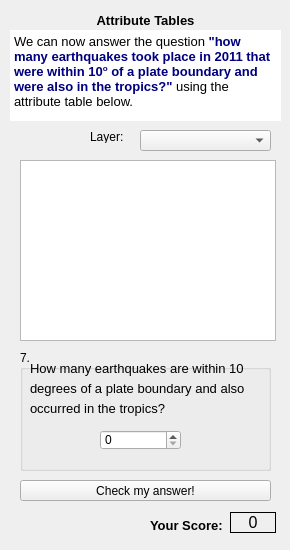
  <widget class="QWizardPage" name="wizardPage13">
   <widget class="QLabel" name="label_71">
    <property name="geometry">
     <rect>
      <x>90</x>
      <y>130</y>
      <width>46</width>
      <height>13</height>
     </rect>
    </property>
    <property name="text">
     <string>Layer:</string>
    </property>
   </widget>
   <widget class="QTableView" name="attribTableView_2">
    <property name="geometry">
     <rect>
      <x>20</x>
      <y>160</y>
      <width>256</width>
      <height>181</height>
     </rect>
    </property>
   </widget>
   <widget class="QPushButton" name="checkAnswersNum_2">
    <property name="geometry">
     <rect>
      <x>20</x>
      <y>480</y>
      <width>251</width>
      <height>21</height>
     </rect>
    </property>
    <property name="text">
     <string>Check my answer!</string>
    </property>
   </widget>
   <widget class="QLabel" name="label_72">
    <property name="geometry">
     <rect>
      <x>70</x>
      <y>10</y>
      <width>151</width>
      <height>21</height>
     </rect>
    </property>
    <property name="font">
     <font>
      <pointsize>10</pointsize>
      <weight>75</weight>
      <bold>true</bold>
     </font>
    </property>
    <property name="text">
     <string>Attribute Tables</string>
    </property>
    <property name="alignment">
     <set>Qt::AlignCenter</set>
    </property>
   </widget>
   <widget class="QGroupBox" name="groupBox_14">
    <property name="geometry">
     <rect>
      <x>20</x>
      <y>350</y>
      <width>251</width>
      <height>121</height>
     </rect>
    </property>
    <property name="title">
     <string>7.</string>
    </property>
    <widget class="QLabel" name="label_73">
     <property name="geometry">
      <rect>
       <x>10</x>
       <y>10</y>
       <width>241</width>
       <height>16</height>
      </rect>
     </property>
     <property name="font">
      <font>
       <pointsize>10</pointsize>
      </font>
     </property>
     <property name="text">
      <string>How many earthquakes are within 10 </string>
     </property>
    </widget>
    <widget class="QLabel" name="label_74">
     <property name="geometry">
      <rect>
       <x>10</x>
       <y>30</y>
       <width>241</width>
       <height>16</height>
      </rect>
     </property>
     <property name="font">
      <font>
       <pointsize>10</pointsize>
      </font>
     </property>
     <property name="text">
      <string>degrees of a plate boundary and also</string>
     </property>
    </widget>
    <widget class="QSpinBox" name="numSpinBox_2">
     <property name="geometry">
      <rect>
       <x>80</x>
       <y>80</y>
       <width>81</width>
       <height>20</height>
      </rect>
     </property>
     <property name="maximum">
      <number>100000</number>
     </property>
    </widget>
    <widget class="QLabel" name="label_76">
     <property name="geometry">
      <rect>
       <x>10</x>
       <y>50</y>
       <width>241</width>
       <height>16</height>
      </rect>
     </property>
     <property name="font">
      <font>
       <pointsize>10</pointsize>
      </font>
     </property>
     <property name="text">
      <string>occurred in the tropics?</string>
     </property>
    </widget>
   </widget>
   <widget class="QTextBrowser" name="textBrowser_10">
    <property name="geometry">
     <rect>
      <x>10</x>
      <y>30</y>
      <width>271</width>
      <height>91</height>
     </rect>
    </property>
    <property name="frameShape">
     <enum>QFrame::NoFrame</enum>
    </property>
    <property name="frameShadow">
     <enum>QFrame::Plain</enum>
    </property>
    <property name="html">
     <string>&lt;!DOCTYPE HTML PUBLIC &quot;-//W3C//DTD HTML 4.0//EN&quot; &quot;http://www.w3.org/TR/REC-html40/strict.dtd&quot;&gt;
&lt;html&gt;&lt;head&gt;&lt;meta name=&quot;qrichtext&quot; content=&quot;1&quot; /&gt;&lt;style type=&quot;text/css&quot;&gt;
p, li { white-space: pre-wrap; }
&lt;/style&gt;&lt;/head&gt;&lt;body style=&quot; font-family:'MS Shell Dlg 2'; font-size:8.25pt; font-weight:400; font-style:normal;&quot;&gt;
&lt;p style=&quot; margin-top:0px; margin-bottom:0px; margin-left:0px; margin-right:0px; -qt-block-indent:0; text-indent:0px;&quot;&gt;&lt;span style=&quot; font-size:10pt;&quot;&gt;We can now answer the question &lt;/span&gt;&lt;span style=&quot; font-size:10pt; font-weight:600; color:#00007f;&quot;&gt;&amp;quot;how many earthquakes took place in 2011 that were within 10&lt;/span&gt;&lt;span style=&quot; font-size:10pt; font-weight:600; color:#00007f; vertical-align:super;&quot;&gt;o&lt;/span&gt;&lt;span style=&quot; font-size:10pt; font-weight:600; color:#00007f;&quot;&gt; of a plate boundary and were also in the tropics?&amp;quot;&lt;/span&gt;&lt;span style=&quot; font-size:10pt; color:#000000;&quot;&gt; using the attribute table below.&lt;/span&gt;&lt;/p&gt;&lt;/body&gt;&lt;/html&gt;</string>
    </property>
   </widget>
   <widget class="QComboBox" name="lyrComboBox_2">
    <property name="geometry">
     <rect>
      <x>140</x>
      <y>130</y>
      <width>131</width>
      <height>21</height>
     </rect>
    </property>
   </widget>
   <widget class="QLabel" name="Score_label_12">
    <property name="geometry">
     <rect>
      <x>230</x>
      <y>512</y>
      <width>46</width>
      <height>21</height>
     </rect>
    </property>
    <property name="font">
     <font>
      <pointsize>12</pointsize>
     </font>
    </property>
    <property name="frameShape">
     <enum>QFrame::Panel</enum>
    </property>
    <property name="text">
     <string>0</string>
    </property>
    <property name="alignment">
     <set>Qt::AlignCenter</set>
    </property>
   </widget>
   <widget class="QLabel" name="label_75">
    <property name="geometry">
     <rect>
      <x>150</x>
      <y>510</y>
      <width>81</width>
      <height>31</height>
     </rect>
    </property>
    <property name="font">
     <font>
      <pointsize>10</pointsize>
      <weight>75</weight>
      <bold>true</bold>
     </font>
    </property>
    <property name="text">
     <string>Your Score:</string>
    </property>
   </widget>
  </widget>
